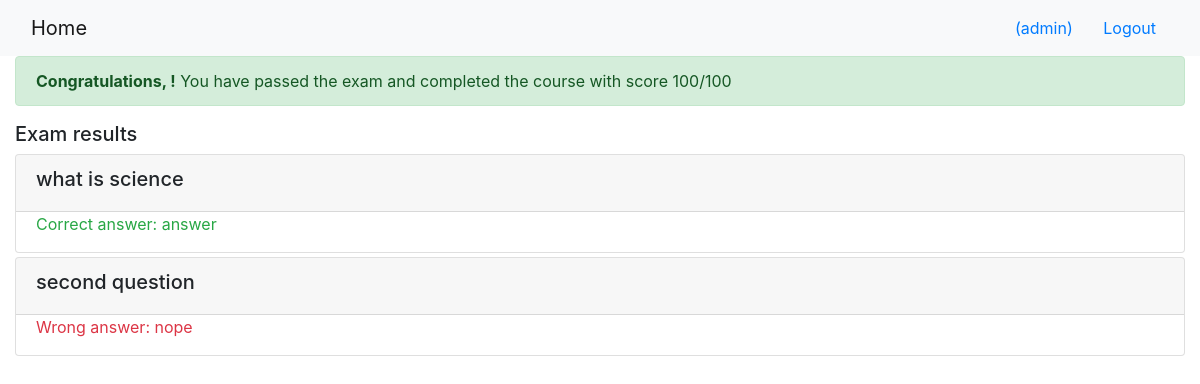
The page /onlinecourse/course/1/submission/1/result/ (signed in) on the database its author committed.
### onlinecourse/models.py (models this page shows, shortened)
class Question(models.Model):
    course = models.ForeignKey(Course, on_delete=models.CASCADE)
    question_text = models.CharField(null=True, max_length = 200)
    grade = models.IntegerField(default = 0)
    title = models.CharField(max_length=550, null=True)
    def is_get_score(self, selected_ids):
        all_answers = self.choice_set.filter(is_correct=True).count()
        selected_correct = self.choice_set.filter(is_correct=True, id__in=selected_ids).count()
        if all_answers == selected_correct:
            return True
        else:
            return False

class Choice(models.Model):
    question = models.ForeignKey(Question , on_delete=models.CASCADE)
    choice_text = models.CharField(null=True, max_length = 200)
    is_correct = models.BooleanField(default=False)

### onlinecourse/views.py (the view)
# urls.py: path('course/<int:course_id>/submission/<int:submission_id>/result/', views.show_exam_result, name='show_exam_result'),
def show_exam_result(request, course_id, submission_id):
    course = get_object_or_404(Course, pk=course_id)
    submission = get_object_or_404(Submission, pk=submission_id)
    choices = submission.choices.all()
    total_mark, mark = 0, 0
    for question in course.question_set.all():
        total_mark += question.grade
        if question.is_get_score(choices):
            mark += question.grade
    return render(
        request,
        'onlinecourse/exam_result_bootstrap.html',
        {"course":course, "choices":choices,"mark":mark,
            "total_mark": total_mark,
            "submission": submission,
            "grade": int((mark / total_mark) * 100) }
    )

### onlinecourse/templates/onlinecourse/exam_result_bootstrap.html (shortened to what this page needs)
<!DOCTYPE html>
<html lang="en">
<head>
    {% load static %}
    <link rel="stylesheet" href="https://maxcdn.bootstrapcdn.com/bootstrap/4.5.2/css/bootstrap.min.css">
</head>
<body>
 <nav class="navbar navbar-light bg-light">
    <div class="container-fluid">
        <div class="navbar-header">
              <a class="navbar-brand" href="{% url 'onlinecourse:index' %}">Home</a>
        </div>
        <ul class="nav navbar-nav navbar-right">
            {% if user.is_authenticated %}
            <li>
                <a class="btn btn-link" href="#">{{ user.first_name }}({{ user.username }})</a>
                <a class="btn btn-link" href="{% url 'onlinecourse:logout' %}">Logout</a>
            </li>
            {% endif %}
        </ul>
    </div>
</nav>
<div class="container-fluid">
    {% if grade >= 80 %}
    <div class="alert alert-success">
        <b>Congratulations, {{ user.first_name }}!</b> You have passed the exam and completed the course with score {{ grade }}/100
    </div>
    {% else %}
    <div class="alert alert-danger">
        <b>Failed</b> Sorry, {{ user.first_name }}! You have failed the exam with score {{ grade }}/100
    </div>
    <a class="btn btn-link text-danger" href="{% url 'onlinecourse:course_details' course.id %}">Re-test</a>
    {% endif %}
    <div class="card-columns-vertical mt-1">
        <h5 class="">Exam results</h5>
        {% for question in course.question_set.all %}
        <div class="card mt-1">
            <div class="card-header"><h5>{{ question.question_text }}</h5></div>
            <div class="form-group">
                {% for choice in question.choice_set.all %}
                <div class="form-check">
                    {% if choice.is_correct and choice in choices %}
                    <div class="text-success">Correct answer: {{ choice.choice_text }}</div>
                    {% else %}{% if choice.is_correct and not choice in choices %}
                    <div class="text-warning">Not selected: {{ choice.choice_text }}</div>
                    {% else %}{% if not choice.is_correct and choice in choices %}
                    <div class="text-danger">Wrong answer: {{ choice.choice_text }}</div>
                    {% else %}
                    <div>{{ choice.content }}</div>
                    {% endif %}{% endif %}{% endif %}
                </div>
                {% endfor %}
            </div>
        </div>
        {% endfor %}
    </div>
</div>
 </body>
 </html>

### rows shown on the page
Question: question_text "what is science"
Choice: choice_text "answer"
Question: question_text "second question"
Choice: choice_text "nope"

### other values the page prints
{{ user.username }} "admin"
{{ grade }} "100"
